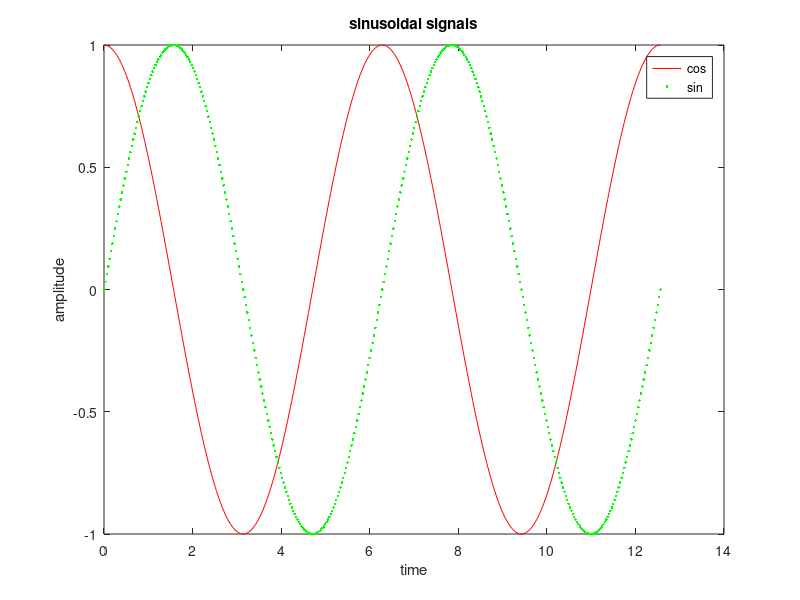

MATLAB code to generate this figure:
clear all ;close all;clc;clf
t=0:0.01*pi:4*pi;
x=cos(t);
y=sin(t);
plot(t,x,'-r',t,y,'.g')
legend('cos','sin') 
title('sinusoidal signals')
xlabel('time')
ylabel('amplitude')